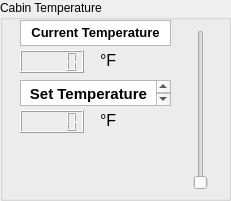
     <widget class="QGroupBox" name="temp_box">
      <property name="geometry">
       <rect>
        <x>260</x>
        <y>370</y>
        <width>231</width>
        <height>201</height>
       </rect>
      </property>
      <property name="title">
       <string>Cabin Temperature</string>
      </property>
      <widget class="QLCDNumber" name="current_temp_display">
       <property name="geometry">
        <rect>
         <x>20</x>
         <y>50</y>
         <width>64</width>
         <height>23</height>
        </rect>
       </property>
      </widget>
      <widget class="QLabel" name="f_txt">
       <property name="geometry">
        <rect>
         <x>100</x>
         <y>50</y>
         <width>31</width>
         <height>21</height>
        </rect>
       </property>
       <property name="font">
        <font>
         <pointsize>12</pointsize>
        </font>
       </property>
       <property name="text">
        <string>°F</string>
       </property>
      </widget>
      <widget class="QSlider" name="temp_slider">
       <property name="geometry">
        <rect>
         <x>190</x>
         <y>30</y>
         <width>22</width>
         <height>160</height>
        </rect>
       </property>
       <property name="orientation">
        <enum>Qt::Vertical</enum>
       </property>
      </widget>
      <widget class="QLabel" name="f_txt_2">
       <property name="geometry">
        <rect>
         <x>100</x>
         <y>110</y>
         <width>31</width>
         <height>21</height>
        </rect>
       </property>
       <property name="font">
        <font>
         <pointsize>12</pointsize>
        </font>
       </property>
       <property name="text">
        <string>°F</string>
       </property>
      </widget>
      <widget class="QLCDNumber" name="set_temp_display">
       <property name="geometry">
        <rect>
         <x>20</x>
         <y>110</y>
         <width>64</width>
         <height>23</height>
        </rect>
       </property>
      </widget>
      <widget class="QTextBrowser" name="current_temp_txt">
       <property name="geometry">
        <rect>
         <x>20</x>
         <y>20</y>
         <width>151</width>
         <height>26</height>
        </rect>
       </property>
       <property name="font">
        <font>
         <pointsize>11</pointsize>
         <weight>75</weight>
         <bold>true</bold>
        </font>
       </property>
       <property name="html">
        <string>&lt;!DOCTYPE HTML PUBLIC &quot;-//W3C//DTD HTML 4.0//EN&quot; &quot;http://www.w3.org/TR/REC-html40/strict.dtd&quot;&gt;
&lt;html&gt;&lt;head&gt;&lt;meta name=&quot;qrichtext&quot; content=&quot;1&quot; /&gt;&lt;style type=&quot;text/css&quot;&gt;
p, li { white-space: pre-wrap; }
&lt;/style&gt;&lt;/head&gt;&lt;body style=&quot; font-family:'MS Shell Dlg 2'; font-size:11pt; font-weight:600; font-style:normal;&quot;&gt;
&lt;p align=&quot;center&quot; style=&quot; margin-top:0px; margin-bottom:0px; margin-left:0px; margin-right:0px; -qt-block-indent:0; text-indent:0px;&quot;&gt;&lt;span style=&quot; font-family:'Segoe UI'; font-size:10pt; font-weight:696;&quot;&gt;Current Temperature&lt;/span&gt;&lt;/p&gt;&lt;/body&gt;&lt;/html&gt;</string>
       </property>
      </widget>
      <widget class="QTextBrowser" name="set_temp_txt">
       <property name="geometry">
        <rect>
         <x>20</x>
         <y>80</y>
         <width>151</width>
         <height>26</height>
        </rect>
       </property>
       <property name="font">
        <font>
         <pointsize>11</pointsize>
         <weight>75</weight>
         <bold>true</bold>
        </font>
       </property>
       <property name="html">
        <string>&lt;!DOCTYPE HTML PUBLIC &quot;-//W3C//DTD HTML 4.0//EN&quot; &quot;http://www.w3.org/TR/REC-html40/strict.dtd&quot;&gt;
&lt;html&gt;&lt;head&gt;&lt;meta name=&quot;qrichtext&quot; content=&quot;1&quot; /&gt;&lt;style type=&quot;text/css&quot;&gt;
p, li { white-space: pre-wrap; }
&lt;/style&gt;&lt;/head&gt;&lt;body style=&quot; font-family:'MS Shell Dlg 2'; font-size:11pt; font-weight:600; font-style:normal;&quot;&gt;
&lt;p align=&quot;center&quot; style=&quot; margin-top:0px; margin-bottom:0px; margin-left:0px; margin-right:0px; -qt-block-indent:0; text-indent:0px;&quot;&gt;Set Temperature&lt;/p&gt;&lt;/body&gt;&lt;/html&gt;</string>
       </property>
      </widget>
     </widget>
